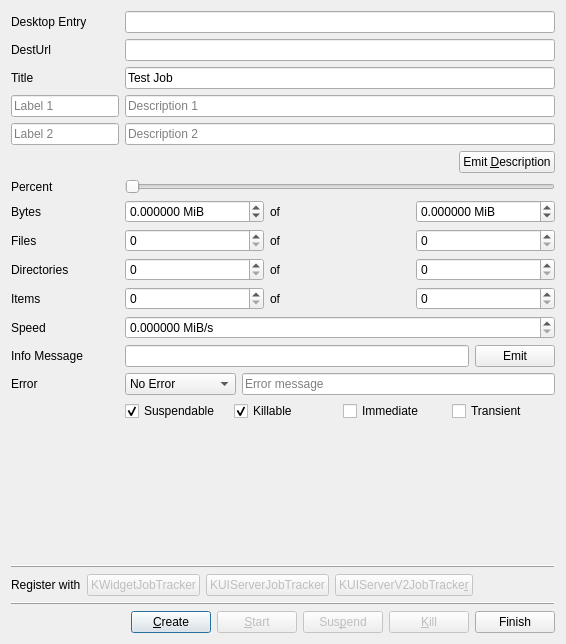
<?xml version="1.0" encoding="UTF-8"?>
<ui version="4.0">
 <class>KJobCreator</class>
 <widget class="QDialog" name="KJobCreator">
  <property name="geometry">
   <rect>
    <x>0</x>
    <y>0</y>
    <width>566</width>
    <height>644</height>
   </rect>
  </property>
  <property name="windowTitle">
   <string>KJobCreator</string>
  </property>
  <layout class="QVBoxLayout" name="verticalLayout">
   <item>
    <layout class="QFormLayout" name="formLayout_2">
     <item row="0" column="0">
      <widget class="QLabel" name="label_10">
       <property name="text">
        <string>Desktop Entry</string>
       </property>
      </widget>
     </item>
     <item row="0" column="1">
      <widget class="QLineEdit" name="desktopEntry"/>
     </item>
     <item row="2" column="0">
      <widget class="QLabel" name="label_2">
       <property name="text">
        <string>DestUrl</string>
       </property>
      </widget>
     </item>
     <item row="2" column="1">
      <widget class="QLineEdit" name="destUrl"/>
     </item>
     <item row="4" column="0">
      <widget class="QLineEdit" name="descriptionLabel1">
       <property name="text">
        <string/>
       </property>
       <property name="placeholderText">
        <string>Label 1</string>
       </property>
      </widget>
     </item>
     <item row="4" column="1">
      <widget class="QLineEdit" name="descriptionValue1">
       <property name="placeholderText">
        <string>Description 1</string>
       </property>
      </widget>
     </item>
     <item row="5" column="0">
      <widget class="QLineEdit" name="descriptionLabel2">
       <property name="placeholderText">
        <string>Label 2</string>
       </property>
      </widget>
     </item>
     <item row="5" column="1">
      <widget class="QLineEdit" name="descriptionValue2">
       <property name="placeholderText">
        <string>Description 2</string>
       </property>
      </widget>
     </item>
     <item row="6" column="1">
      <layout class="QHBoxLayout" name="horizontalLayout_5">
       <item>
        <spacer name="horizontalSpacer">
         <property name="orientation">
          <enum>Qt::Horizontal</enum>
         </property>
         <property name="sizeHint" stdset="0">
          <size>
           <width>40</width>
           <height>20</height>
          </size>
         </property>
        </spacer>
       </item>
       <item>
        <widget class="QPushButton" name="emitDescriptionButton">
         <property name="text">
          <string>Emit &amp;Description</string>
         </property>
        </widget>
       </item>
      </layout>
     </item>
     <item row="8" column="0">
      <widget class="QLabel" name="label_8">
       <property name="text">
        <string>Percent</string>
       </property>
      </widget>
     </item>
     <item row="8" column="1">
      <widget class="QSlider" name="percent">
       <property name="maximum">
        <number>100</number>
       </property>
       <property name="tracking">
        <bool>false</bool>
       </property>
       <property name="orientation">
        <enum>Qt::Horizontal</enum>
       </property>
       <property name="tickInterval">
        <number>1</number>
       </property>
      </widget>
     </item>
     <item row="9" column="0">
      <widget class="QLabel" name="label">
       <property name="text">
        <string>Bytes</string>
       </property>
      </widget>
     </item>
     <item row="9" column="1">
      <layout class="QHBoxLayout" name="horizontalLayout">
       <item>
        <widget class="QDoubleSpinBox" name="processedBytes">
         <property name="suffix">
          <string> MiB</string>
         </property>
         <property name="decimals">
          <number>6</number>
         </property>
         <property name="minimum">
          <double>-1.000000000000000</double>
         </property>
        </widget>
       </item>
       <item>
        <widget class="QLabel" name="bytesOfLabel">
         <property name="text">
          <string>of</string>
         </property>
        </widget>
       </item>
       <item>
        <widget class="QDoubleSpinBox" name="totalBytes">
         <property name="suffix">
          <string> MiB</string>
         </property>
         <property name="decimals">
          <number>6</number>
         </property>
         <property name="minimum">
          <double>-1.000000000000000</double>
         </property>
        </widget>
       </item>
      </layout>
     </item>
     <item row="14" column="0">
      <widget class="QLabel" name="label_3">
       <property name="text">
        <string>Speed</string>
       </property>
      </widget>
     </item>
     <item row="14" column="1">
      <widget class="QDoubleSpinBox" name="speed">
       <property name="suffix">
        <string> MiB/s</string>
       </property>
       <property name="decimals">
        <number>6</number>
       </property>
      </widget>
     </item>
     <item row="15" column="0">
      <widget class="QLabel" name="label_5">
       <property name="text">
        <string>Info Message</string>
       </property>
      </widget>
     </item>
     <item row="15" column="1">
      <layout class="QHBoxLayout" name="horizontalLayout_4">
       <item>
        <widget class="QLineEdit" name="infoMessage"/>
       </item>
       <item>
        <widget class="QPushButton" name="emitInfoMessage">
         <property name="text">
          <string>Emit</string>
         </property>
        </widget>
       </item>
      </layout>
     </item>
     <item row="17" column="0">
      <widget class="QLabel" name="label_7">
       <property name="text">
        <string>Error</string>
       </property>
      </widget>
     </item>
     <item row="17" column="1">
      <layout class="QHBoxLayout" name="horizontalLayout_7">
       <item>
        <widget class="QComboBox" name="errorCombo">
         <item>
          <property name="text">
           <string>No Error</string>
          </property>
         </item>
         <item>
          <property name="text">
           <string>User Canceled</string>
          </property>
         </item>
         <item>
          <property name="text">
           <string>Error</string>
          </property>
         </item>
        </widget>
       </item>
       <item>
        <widget class="QLineEdit" name="errorText">
         <property name="placeholderText">
          <string>Error message</string>
         </property>
        </widget>
       </item>
      </layout>
     </item>
     <item row="3" column="0">
      <widget class="QLabel" name="label_4">
       <property name="text">
        <string>Title</string>
       </property>
      </widget>
     </item>
     <item row="3" column="1">
      <widget class="QLineEdit" name="title">
       <property name="text">
        <string>Test Job</string>
       </property>
      </widget>
     </item>
     <item row="11" column="1">
      <layout class="QHBoxLayout" name="horizontalLayout_3">
       <item>
        <widget class="QSpinBox" name="processedFiles"/>
       </item>
       <item>
        <widget class="QLabel" name="filesOfLabel">
         <property name="text">
          <string>of</string>
         </property>
        </widget>
       </item>
       <item>
        <widget class="QSpinBox" name="totalFiles"/>
       </item>
      </layout>
     </item>
     <item row="11" column="0">
      <widget class="QLabel" name="label_9">
       <property name="text">
        <string>Files</string>
       </property>
      </widget>
     </item>
     <item row="18" column="1">
      <layout class="QHBoxLayout" name="horizontalLayout_8">
       <item>
        <widget class="QCheckBox" name="suspendableCheck">
         <property name="text">
          <string>Suspendable</string>
         </property>
         <property name="checked">
          <bool>true</bool>
         </property>
        </widget>
       </item>
       <item>
        <widget class="QCheckBox" name="killableCheck">
         <property name="text">
          <string>Killable</string>
         </property>
         <property name="checked">
          <bool>true</bool>
         </property>
        </widget>
       </item>
       <item>
        <widget class="QCheckBox" name="immediateCheck">
         <property name="text">
          <string>Immediate</string>
         </property>
        </widget>
       </item>
       <item>
        <widget class="QCheckBox" name="transientCheck">
         <property name="text">
          <string>Transient</string>
         </property>
        </widget>
       </item>
      </layout>
     </item>
     <item row="12" column="0">
      <widget class="QLabel" name="label_11">
       <property name="text">
        <string>Directories</string>
       </property>
      </widget>
     </item>
     <item row="13" column="0">
      <widget class="QLabel" name="label_12">
       <property name="text">
        <string>Items</string>
       </property>
      </widget>
     </item>
     <item row="12" column="1">
      <layout class="QHBoxLayout" name="horizontalLayout_9">
       <item>
        <widget class="QSpinBox" name="processedDirectories"/>
       </item>
       <item>
        <widget class="QLabel" name="directoriesOfLabel">
         <property name="text">
          <string>of</string>
         </property>
        </widget>
       </item>
       <item>
        <widget class="QSpinBox" name="totalDirectories"/>
       </item>
      </layout>
     </item>
     <item row="13" column="1">
      <layout class="QHBoxLayout" name="horizontalLayout_10">
       <item>
        <widget class="QSpinBox" name="processedItems"/>
       </item>
       <item>
        <widget class="QLabel" name="itemsOfLabel">
         <property name="text">
          <string>of</string>
         </property>
        </widget>
       </item>
       <item>
        <widget class="QSpinBox" name="totalItems"/>
       </item>
      </layout>
     </item>
    </layout>
   </item>
   <item>
    <widget class="QFrame" name="frame_2">
     <property name="frameShape">
      <enum>QFrame::HLine</enum>
     </property>
     <property name="frameShadow">
      <enum>QFrame::Raised</enum>
     </property>
    </widget>
   </item>
   <item>
    <layout class="QHBoxLayout" name="horizontalLayout_2">
     <item>
      <widget class="QLabel" name="label_6">
       <property name="text">
        <string>Register with</string>
       </property>
      </widget>
     </item>
     <item>
      <widget class="QPushButton" name="registerKWidgetJobTracker">
       <property name="enabled">
        <bool>false</bool>
       </property>
       <property name="text">
        <string>KWidgetJobTracker</string>
       </property>
      </widget>
     </item>
     <item>
      <widget class="QPushButton" name="registerKUIServerJobTracker">
       <property name="enabled">
        <bool>false</bool>
       </property>
       <property name="text">
        <string>KUIServerJobTracker</string>
       </property>
      </widget>
     </item>
     <item>
      <widget class="QPushButton" name="registerKUIServerV2JobTracker">
       <property name="enabled">
        <bool>false</bool>
       </property>
       <property name="text">
        <string>KUIServerV2JobTracke&amp;r</string>
       </property>
      </widget>
     </item>
     <item>
      <spacer name="horizontalSpacer_2">
       <property name="orientation">
        <enum>Qt::Horizontal</enum>
       </property>
       <property name="sizeHint" stdset="0">
        <size>
         <width>40</width>
         <height>20</height>
        </size>
       </property>
      </spacer>
     </item>
    </layout>
   </item>
   <item>
    <widget class="QFrame" name="frame">
     <property name="frameShape">
      <enum>QFrame::HLine</enum>
     </property>
     <property name="frameShadow">
      <enum>QFrame::Raised</enum>
     </property>
    </widget>
   </item>
   <item>
    <layout class="QHBoxLayout" name="horizontalLayout_6">
     <item>
      <spacer name="horizontalSpacer_3">
       <property name="orientation">
        <enum>Qt::Horizontal</enum>
       </property>
       <property name="sizeHint" stdset="0">
        <size>
         <width>40</width>
         <height>20</height>
        </size>
       </property>
      </spacer>
     </item>
     <item>
      <widget class="QPushButton" name="createButton">
       <property name="text">
        <string>&amp;Create</string>
       </property>
       <property name="default">
        <bool>true</bool>
       </property>
      </widget>
     </item>
     <item>
      <widget class="QPushButton" name="startButton">
       <property name="enabled">
        <bool>false</bool>
       </property>
       <property name="text">
        <string>&amp;Start</string>
       </property>
      </widget>
     </item>
     <item>
      <widget class="QPushButton" name="suspendButton">
       <property name="enabled">
        <bool>false</bool>
       </property>
       <property name="text">
        <string>Sus&amp;pend</string>
       </property>
       <property name="checkable">
        <bool>true</bool>
       </property>
      </widget>
     </item>
     <item>
      <widget class="QPushButton" name="killButton">
       <property name="enabled">
        <bool>false</bool>
       </property>
       <property name="text">
        <string>&amp;Kill</string>
       </property>
      </widget>
     </item>
     <item>
      <widget class="QPushButton" name="finishButton">
       <property name="text">
        <string>Finish</string>
       </property>
      </widget>
     </item>
    </layout>
   </item>
  </layout>
 </widget>
 <resources/>
 <connections/>
</ui>
